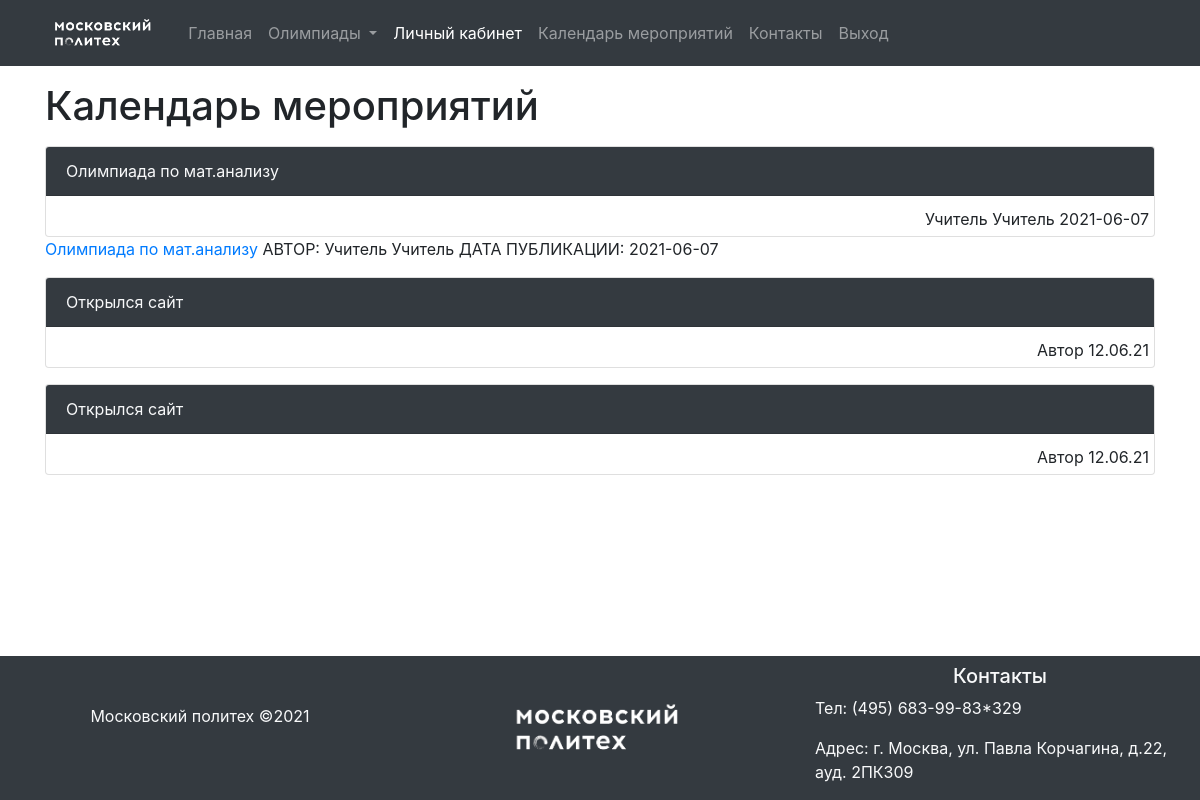
The page /HTML/calendar.php on the database its author committed.
### tables this page shows
CREATE TABLE IF NOT EXISTS `news` (
  `id` int(11) NOT NULL AUTO_INCREMENT,
  `title` varchar(56) NOT NULL,
  `text` text NOT NULL,
  `date` date DEFAULT NULL,
  `name_autor` varchar(56) NOT NULL,
  `id_autor` int(11) NOT NULL,
  `kurs` int(11) NOT NULL,
  PRIMARY KEY (`id`),
  KEY `kurs` (`kurs`),
  KEY `id_autor` (`id_autor`)
);

CREATE TABLE IF NOT EXISTS `users` (
  `id` int(11) unsigned NOT NULL AUTO_INCREMENT,
  `name` varchar(255) NOT NULL,
  `surname` varchar(255) NOT NULL,
  `email` varchar(255) NOT NULL,
  `status` varchar(255) NOT NULL,
  `password` varchar(32) NOT NULL,
  PRIMARY KEY (`id`),
  UNIQUE KEY `id` (`id`)
);

### HTML/calendar.php (the view, shortened to what this page needs)
<?php
require("connect.php");
?>
<!DOCTYPE html>
<html lang="ru">
<head>
    <link rel="stylesheet" href="https://maxcdn.bootstrapcdn.com/bootstrap/4.1.0/css/bootstrap.min.css">
    <link rel="stylesheet" href="css/style.css">
</head>
<body>
    <div class="nofooter">
    <nav class="navbar navbar-expand-lg navbar-dark bg-dark">
                <div class="container">
            <a class="navbar-brand" href="index.html"><img src="img/logo.png" alt="" height="40px"></a>
            <div class="collapse navbar-collapse" id="navbarSupportedContent">
                <ul class="navbar-nav mr-auto">
                    <li class="nav-item">
                        <a class="nav-link" href="index.html">Главная</a>
                    </li>
                    <li class="nav-item dropdown">
                        <a class="nav-link dropdown-toggle" href="#" id="navbarDropdown" role="button" data-toggle="dropdown" aria-haspopup="true" aria-expanded="false">
                        Олимпиады
                        </a>
                    </li>
                    <li class="nav-item active">
                        <a class="nav-link" href="lk.php">Личный кабинет</a>
                    </li>
					  <li class="nav-item">
                        <a class="nav-link" href="news.php">Календарь мероприятий</a>
                    </li>
					    <li class="nav-item">
                        <a class="nav-link" href="contacts.php">Контакты</a>
                    </li>
					<li class="nav-item">
                        <a class="nav-link" href="exit.php">Выход</a>
                    </li>
                </ul>
            </div>
        </div>
    </nav>
    <div class="main-container container">
        <div class="row">
            <div class="col-md-12">
                <h1 class="mt-3">Календарь мероприятий</h1>
				<?php
	$kurs = $pdo->query("SELECT `news`.`id` , `news`.`title` , `news`.`date` , `users`.`name` , `users`.`surname`
FROM `news`
INNER JOIN `users` ON `users`.`id` = `news`.`id_autor`
INNER JOIN `kurs` ON `kurs`.`id` = `news`.`kurs`");
	$members = $pdo->query("SELECT `news`.`id` , `news`.`title` , `news`.`date` , `users`.`name` , `users`.`surname` , `kurs`.`title`
FROM `news`
INNER JOIN `users` ON `users`.`id` = `news`.`id_autor`
INNER JOIN `kurs` ON `kurs`.`id` = `news`.`kurs`")->rowCount();
	if($members != 0){
		while($news = $kurs->fetch(PDO::FETCH_ASSOC)){
		echo '      <div class="card mt-3" onclick="window.location=\'news_id.php?id_news='.$news['id'].'\'" style="position: relative; cursor: pointer;">
                    <div class="card-header bg-dark text-light">
                        '.$news['title'].'
                    </div>
                    <div class="card-body">
                        <div class="author_date">
                            <p>'.$news['name']." ".$news['surname'].'</p>
                            <p>'.$news['date'].'</p>
                        </div>
                    </div>
                </div>';
		echo '<p><a href="news_id.php?id_news='.$news['id'].'">'.$news['title'].'</a>  АВТОР: '.$news['name']." ".$news['surname'].' ДАТА ПУБЛИКАЦИИ: '.$news['date'].'</p>';
	}
	}
	else{
		echo 'Новостей нет!';
	}
?>
                <div class="card mt-3" onclick="window.location='news1.html'" style="position: relative; cursor: pointer;">
                    <div class="card-header bg-dark text-light">
                        Открылся сайт
                    </div>
                    <div class="card-body">
                        <div class="author_date">
                            <p>Автор</p>
                            <p>12.06.21</p>
                        </div>
                    </div>
                </div>
                <div class="card mt-3" onclick="window.location='news1.html'" style="position: relative; cursor: pointer;">
                    <div class="card-header bg-dark text-light">
                        Открылся сайт
                    </div>
                    <div class="card-body">
                        <div class="author_date">
                            <p>Автор</p>
                            <p>12.06.21</p>
                        </div>
                    </div>
                </div>
            </div>
        </div>
    </div>
    </div>
    <footer class="bg-dark">
        <div class="row mx-auto">
            <div class="col-md-4">
                <p class="text-light text-center mt-5">Московский политех &#169;2021</p>
            </div>
            <div class="col-md-4 text-center align-self-center">
                <img src="img/logo.png" alt="" width="200px">
            </div>
            <div class="col-md-4">
                <h5 class="text-light text-center mt-2">Контакты</h5>
                <p class="text-light">Тел: <a href="tel:+84956839983" class="text-light">(495) 683-99-83*329</a></p>
                <p class="text-light">Адрес: г. Москва, ул. Павла Корчагина, д.22, ауд. 2ПК309</p>
            </div>
        </div>
    </footer>
</body>
</html>

### css/style.css (style rules this page uses)
html, body { height: 100%; }
body { display: flex; flex-direction: column; }
.nofooter { flex: 1 0 auto; }
footer { flex-shrink: 0; width: 100%; }
.card-body div { cursor: pointer; }
.author_date { position: absolute; right: 5px; bottom: 5px; }
.author_date p { display: inline; }

### rows shown on the page
news: title "Олимпиада по мат.анализу", users.name "Учитель", users.surname "Учитель", date "2021-06-07"
